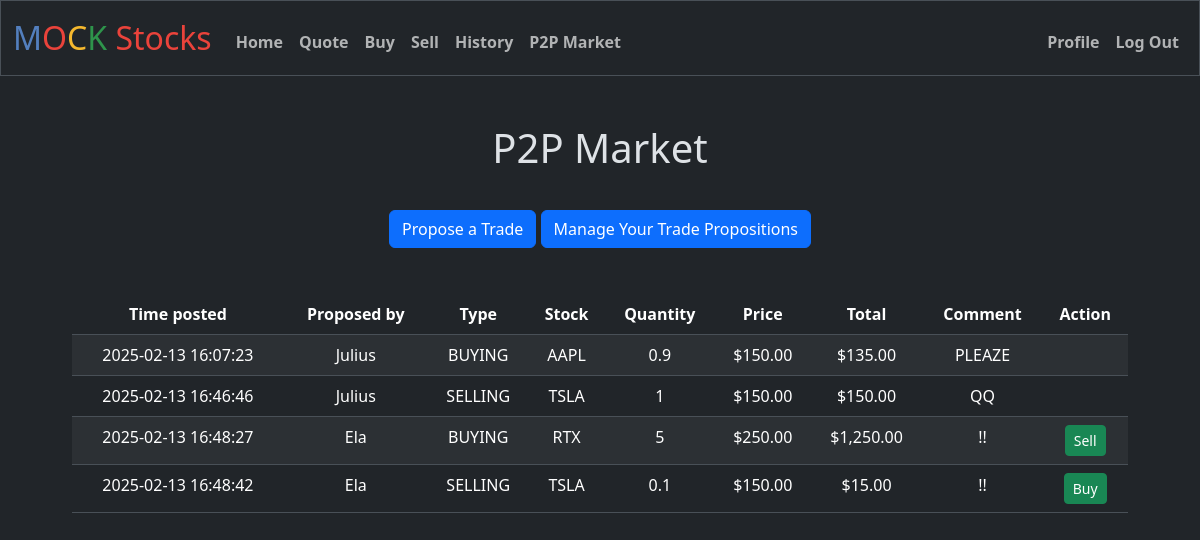
The page /p2p (signed in) on the database as committed earlier.
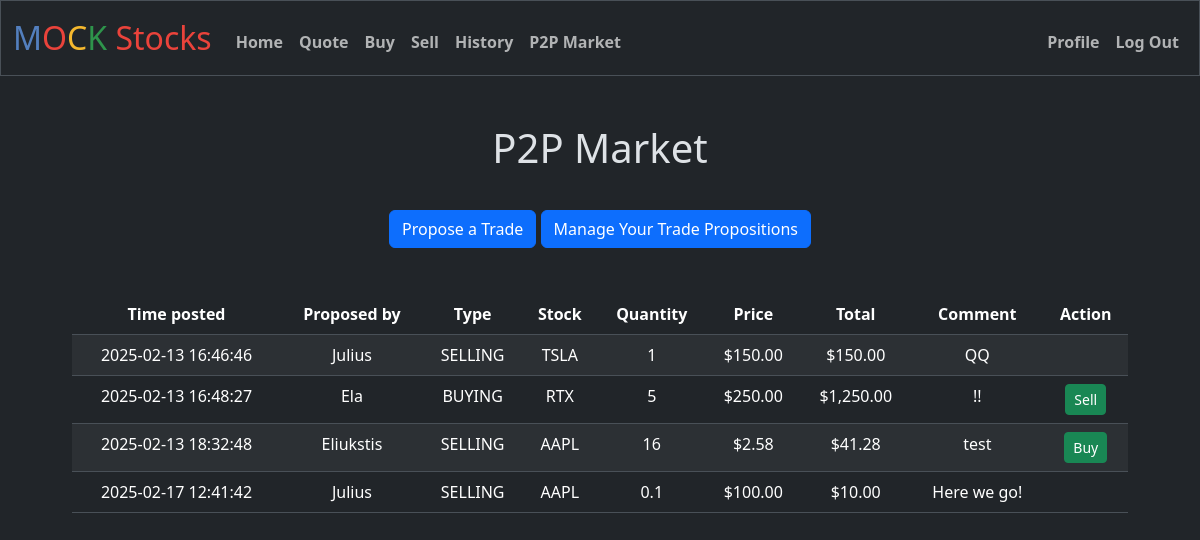
The same page on the database as committed later.
### tables this page shows
CREATE TABLE p2p_market (
            p2p_id INTEGER PRIMARY KEY AUTOINCREMENT NOT NULL,
            time_posted DATETIME NOT NULL DEFAULT CURRENT_TIMESTAMP,
            stock_ticker TEXT NOT NULL,
            amount NUMERIC NOT NULL,
            price REAL NOT NULL,
            type TEXT NOT NULL,
            comment TEXT,
            user_id INTEGER NOT NULL,
            FOREIGN KEY (user_id) REFERENCES users(id)
        );

CREATE TABLE users (
            id INTEGER PRIMARY KEY AUTOINCREMENT NOT NULL,
            username TEXT UNIQUE NOT NULL,
            hash TEXT NOT NULL,
            cash NUMERIC NOT NULL DEFAULT 10000.00,
            frozen_cash NUMERIC DEFAULT 0.00
        );

### app.py (the view, shortened to what this page needs)
@app.route("/p2p", methods=["GET", "POST"])
@limiter.limit("60 per minute", methods=["POST"])
@login_required
def p2p():
    user_id = session["user_id"]
    p2p_trades = execute_query("SELECT p2p_market.*, users.username FROM p2p_market JOIN users ON p2p_market.user_id = users.id")
    p2p_trades = [dict(p2p_trade) for p2p_trade in p2p_trades]
    for p2p_trade in p2p_trades:
        p2p_trade["time_posted"] = datetime.datetime.strptime(p2p_trade["time_posted"], "%Y-%m-%d %H:%M:%S.%f")
    return render_template("p2p.html", p2p_trades=p2p_trades, user_id=user_id)

### app.py (called while the page is built)
@app.teardown_appcontext
def teardown_db(exception):
    close_db(exception)

@app.before_request
def manage_session():
    session.permanent = True
    if "device_id" not in session:
        session["device_id"] = request.cookies.get("device_id", str(uuid.uuid4()))
    if "user_id" in session:
        session.modified = True
    elif request.endpoint not in ["login", "register", "static"]:
        return redirect("/login")

@app.after_request
def after_request(response):
    response.headers["Cache-Control"] = "no-cache, no-store, must-revalidate"
    response.headers["Expires"] = 0
    response.headers["Pragma"] = "no-cache"
    return response

### database.py (called while the page is built)
def get_db_connection():
    if "db" not in g:
        g.db = sqlite3.connect(DATABASE)
        g.db.row_factory = sqlite3.Row  # Makes rows return as dictionaries
    return g.db

def execute_query(query, params=(), fetchone=False):
    db = get_db_connection()
    try:
        cursor = db.execute(query, params)
        if query.strip().upper().startswith(("INSERT", "UPDATE", "DELETE")):
            db.commit()
        if fetchone:
            result = cursor.fetchone()
            return [result] if result else []  # Wrap in a list if not None
        else:
            return cursor.fetchall()  # Already a list
    except sqlite3.Error as e:
        print(f"Database error: {e}")
        return []  # Return an empty list on error
    finally:
        cursor.close()  # Always close the cursor

### helpers.py (called while the page is built)
def login_required(f):
    @wraps(f)
    def decorated_function(*args, **kwargs):
        if session.get("user_id") is None:
            return redirect("/login")
        return f(*args, **kwargs)
    return decorated_function

def usd(value):
    return f"${value:,.2f}"

### templates/p2p.html (shortened to what this page needs)
{% extends "layout.html" %}
{% block main %}
    <h1 style="padding-bottom: 30px;">P2P Market</h1>
    <a href="/propose" class="btn btn-primary">Propose a Trade</a>
    <a href="/managep2p" class="btn btn-primary">Manage Your Trade Propositions</a>
    <div class="container" style="padding:30px">
        <table class="table table-striped mt-3">
            <thead>
                <tr>
                    <th>Time posted</th>
                    <th>Proposed by</th>
                    <th>Type</th>
                    <th>Stock</th>
                    <th>Quantity</th>
                    <th>Price</th>
                    <th>Total</th>
                    <th>Comment</th>
                    <th>Action</th>
                </tr>
            </thead>
            <tbody>
                {% for trade in p2p_trades %}
                <tr>
                    <td>{{ trade.time_posted.strftime('%Y-%m-%d %H:%M:%S') }}</td>
                    <td>{{ trade.username }}</td>
                    <td>{{ trade.type }}</td>
                    <td>{{ trade.stock_ticker }}</td>
                    <td>{{ trade.amount }}</td>
                    <td>{{ trade.price | usd }}</td>
                    <td>{{ (trade.amount * trade.price) | usd }}</td>
                    <td>{{ trade.comment }}</td>
                    <td>
                        {% if trade.type == "SELLING" and trade.user_id != user_id  %}
                            <button class="btn btn-success btn-sm"
                                onclick="confirmTrade('{{ trade.p2p_id }}', 'BUY', '{{ trade.stock_ticker }}', '{{ trade.amount }}', '{{ trade.price }}', '{{ trade.username }}')">
                                Buy
                            </button>
                        {% endif %}
                        {% if trade.type == "BUYING" and trade.user_id != user_id %}
                            <button class="btn btn-success btn-sm"
                                onclick="confirmTrade('{{ trade.p2p_id }}', 'SELL', '{{ trade.stock_ticker }}', '{{ trade.amount }}', '{{ trade.price }}', '{{ trade.username }}')">
                                Sell
                            </button>
                        {% endif %}
                    </td>
                </tr>
                {% endfor %}
            </tbody>
        </table>
    </div>
{% endblock %}

### templates/layout.html (shortened to what this page needs)
<!DOCTYPE html>
<html lang="en" data-bs-theme="dark">
    <head>
        <link href="https://cdn.jsdelivr.net/npm/bootstrap@5.3.3/dist/css/bootstrap.min.css" rel="stylesheet">
        <link href="/static/styles.css" rel="stylesheet">
    </head>
    <body>
        <nav class="bg-dark border navbar navbar-expand-md navbar-light">
            <div class="container-fluid">
                <a class="navbar-brand" href="/"><span class="blue"/>M</span><span class="red">O</span><span class="yellow">C</span><span class="green">K</span> <span class="red">Stocks</span></a>
                <div class="collapse navbar-collapse" id="navbar">
                    {% if session["user_id"] %}
                        <ul class="navbar-nav me-auto mt-2">
                            <li class="nav-item"><a class="nav-link" href="/">Home</a></li>
                            <li class="nav-item"><a class="nav-link" href="/quote">Quote</a></li>
                            <li class="nav-item"><a class="nav-link" href="/buy">Buy</a></li>
                            <li class="nav-item"><a class="nav-link" href="/sell">Sell</a></li>
                            <li class="nav-item"><a class="nav-link" href="/history">History</a></li>
                            <li class="nav-item"><a class="nav-link" href="/p2p">P2P Market</a></li>
                        </ul>
                        <ul class="navbar-nav ms-auto mt-2">
                            <li class="nav-item"><a class="nav-link" href="/profile">Profile</a></li>
                            <li class="nav-item"><a class="nav-link" href="/logout">Log Out</a></li>
                        </ul>
                    {% else %}
                        <ul class="navbar-nav ms-auto mt-2">
                            <li class="nav-item"><a class="nav-link" href="/register">Register</a></li>
                            <li class="nav-item"><a class="nav-link" href="/login">Log In</a></li>
                        </ul>
                    {% endif %}
                </div>
            </div>
        </nav>
        <main class="container py-5 text-center">
            {% block main %}{% endblock %}
        </main>
    </body>
</html>

### static/styles.css (style rules this page uses)
nav .navbar-brand { font-size: xx-large; }
nav .navbar-brand .blue { color: #537fbe; }
nav .navbar-brand .red { color: #ea433b; }
nav .navbar-brand .yellow { color: #f5b82e; }
nav .navbar-brand .green { color: #2e944b; }
.nav-item { font-weight: bold; }

Rows that differ between the two databases and show on the page:
removed p2p_market: time_posted "2025-02-13 16:07:23", username "Julius", type "BUYING", stock_ticker "AAPL", amount "0.9", price "$150.00", (trade.amount*trade.price)|usd "$135.00", comment "PLEAZE"
removed p2p_market: time_posted "2025-02-13 16:48:42", username "Ela", type "SELLING", stock_ticker "TSLA", amount "0.1", price "$150.00", (trade.amount*trade.price)|usd "$15.00", comment "!!"
added p2p_market: time_posted "2025-02-13 18:32:48", username "Eliukstis", type "SELLING", stock_ticker "AAPL", amount "16", price "$2.58", (trade.amount*trade.price)|usd "$41.28", comment "test"
added p2p_market: time_posted "2025-02-17 12:41:42", username "Julius", type "SELLING", stock_ticker "AAPL", amount "0.1", price "$100.00", (trade.amount*trade.price)|usd "$10.00", comment "Here we go!"
